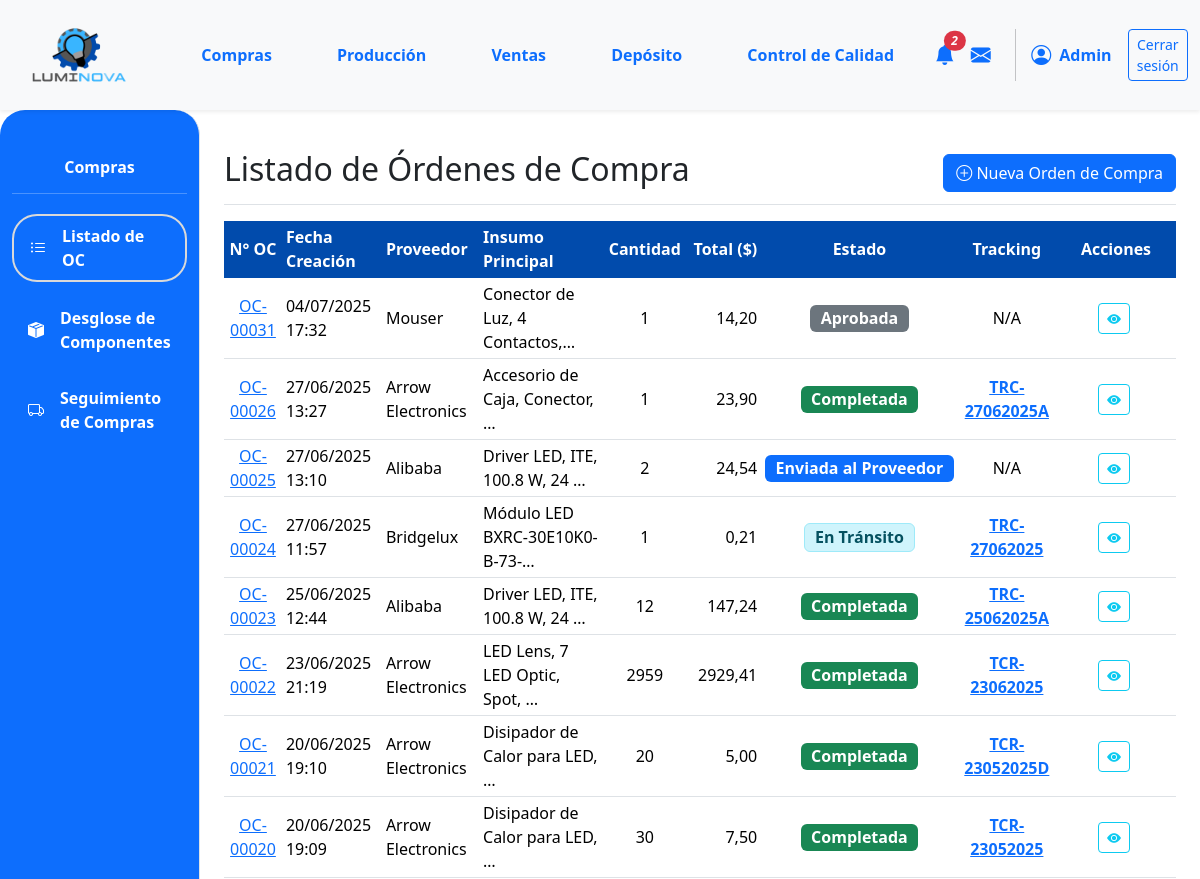
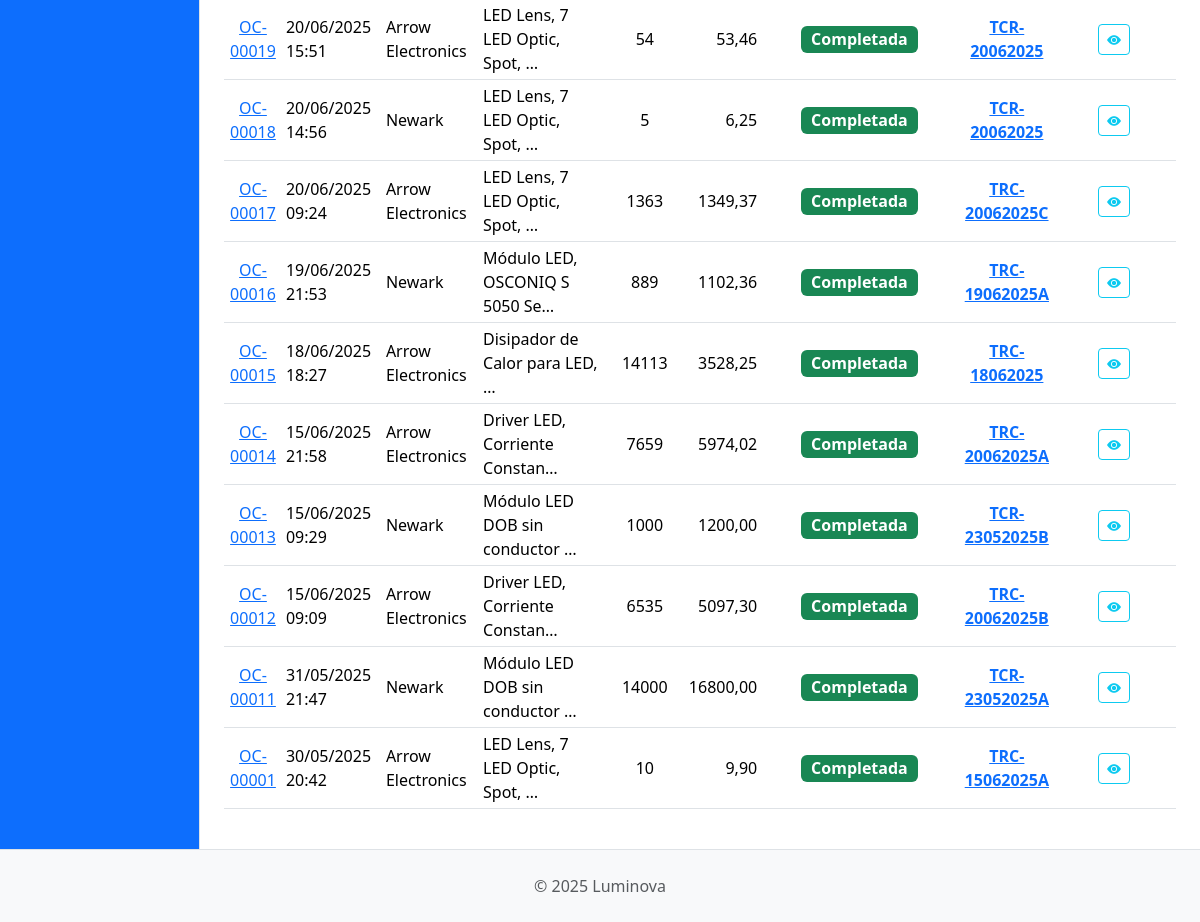
Page /compras/compras/ (signed in) on the committed database (2 pictures, top to bottom).
### App_LUMINOVA/models.py (models this page shows, shortened)
class Orden(models.Model):
    TIPO_ORDEN_CHOICES = [
        ("compra", "Orden de Compra"),
    ]
    ESTADO_ORDEN_COMPRA_CHOICES = [
        ("BORRADOR", "Borrador"),
        ("APROBADA", "Aprobada"),
        ("ENVIADA_PROVEEDOR", "Enviada al Proveedor"),
        ("CONFIRMADA_PROVEEDOR", "Confirmada por Proveedor"),
        ("EN_TRANSITO", "En Tránsito"),
        ("RECIBIDA_PARCIAL", "Recibida Parcialmente"),
        ("RECIBIDA_TOTAL", "Recibida Totalmente"),
        ("COMPLETADA", "Completada"),
        ("CANCELADA", "Cancelada"),
    ]
    numero_orden = models.CharField(
        max_length=20, unique=True, verbose_name="N° Orden de Compra"
    )
    tipo = models.CharField(max_length=20, choices=TIPO_ORDEN_CHOICES, default="compra")
    fecha_creacion = models.DateTimeField(default=timezone.now)
    proveedor = models.ForeignKey(
        Proveedor,
        on_delete=models.PROTECT,
        related_name="ordenes_de_compra_a_proveedor",
    )
    estado = models.CharField(
        max_length=30, choices=ESTADO_ORDEN_COMPRA_CHOICES, default="BORRADOR"
    )
    insumo_principal = models.ForeignKey(
        Insumo,
        on_delete=models.SET_NULL,
        null=True,
        blank=True,
        verbose_name="Insumo Principal",
    )
    cantidad_principal = models.PositiveIntegerField(
        null=True, blank=True, verbose_name="Cantidad Insumo Principal"
    )
    precio_unitario_compra = models.DecimalField(
        max_digits=10,
        decimal_places=2,
        null=True,
        blank=True,
        verbose_name="Precio Unit. Compra (de la oferta)",
    )
    total_orden_compra = models.DecimalField(
        max_digits=12, decimal_places=2, default=0.00
    )
    fecha_estimada_entrega = models.DateField(null=True, blank=True)
    numero_tracking = models.CharField(max_length=50, null=True, blank=True)
    notas = models.TextField(blank=True, null=True)

class Proveedor(models.Model):
    nombre = models.CharField(max_length=100, unique=True)
    contacto = models.CharField(max_length=100, blank=True)
    telefono = models.CharField(max_length=25, blank=True)
    email = models.EmailField(blank=True, null=True)

class Insumo(models.Model):
    descripcion = models.CharField(max_length=255)
    categoria = models.ForeignKey(
        CategoriaInsumo, on_delete=models.PROTECT, related_name="insumos"
    )
    fabricante = models.ForeignKey(
        Fabricante,
        on_delete=models.SET_NULL,
        null=True,
        blank=True,
        related_name="insumos_fabricados",
    )
    imagen = models.ImageField(null=True, blank=True, upload_to="insumos/")
    stock = models.IntegerField(default=0)
    cantidad_en_pedido = models.PositiveIntegerField(
        default=0, verbose_name="Cantidad en Pedido", blank=True, null=True
    )

### App_LUMINOVA/views.py (the view)
@login_required
def compras_lista_oc_view(request):
    ordenes_compra = (
        Orden.objects.filter(tipo="compra")
        .select_related(
            "proveedor",  # Si el campo se llama 'proveedor' en el modelo Orden
            "insumo_principal",  # Si el campo se llama 'insumo' en el modelo Orden
        )
        .order_by("-fecha_creacion")
    )
    context = {
        "ordenes_list": ordenes_compra,  # Nombre genérico para la plantilla
        "titulo_seccion": "Listado de Órdenes de Compra",
    }
    return render(request, "compras/compras_lista_oc.html", context)

### App_LUMINOVA/templates/compras/compras_lista_oc.html (shortened to what this page needs)
{% extends 'padre.html' %}
{% load static %}
{% load django_bootstrap5 %}
{% block sidebar_content %}
    {% include 'compras/compras_sidebar.html' %}
{% endblock %}
{% block content %}
<div class="d-flex justify-content-between flex-wrap flex-md-nowrap align-items-center pt-3 pb-2 mb-3 border-bottom">
    <h1 class="h2">{{ titulo_seccion }}</h1>
    <div class="btn-toolbar mb-2 mb-md-0">
        <a href="{% url 'App_LUMINOVA:compras_crear_oc' %}" class="btn btn-primary">
            <i class="bi bi-plus-circle"></i> Nueva Orden de Compra
        </a>
    </div>
</div>
<div class="table-responsive mt-3">
    <table class="table table-hover table-sm align-middle">
        <thead class="color-thead">
            <tr>
                <th class="text-center">N° OC</th>
                <th>Fecha Creación</th>
                <th>Proveedor</th>
                <th>Insumo Principal</th>
                <th class="text-center">Cantidad</th>
                <th class="text-end">Total ($)</th>
                <th class="text-center">Estado</th>
                <th class="text-center">Tracking</th>
                <th class="text-center" style="min-width: 120px;">Acciones</th>
            </tr>
        </thead>
        <tbody>
            {% for oc in ordenes_list %}
            <tr>
                <td class="text-center">
                    <a href="{% url 'App_LUMINOVA:compras_detalle_oc' oc.id %}">{{ oc.numero_orden }}</a>
                </td>
                <td>{{ oc.fecha_creacion|date:"d/m/Y H:i" }}</td>
                <td>{{ oc.proveedor.nombre|default_if_none:"N/A" }}</td>
                <td>{{ oc.insumo_principal.descripcion|default_if_none:"N/A"|truncatechars:30 }}</td>
                <td class="text-center">{{ oc.cantidad_principal|default_if_none:"-" }}</td>
                <td class="text-end">{{ oc.total_orden_compra|floatformat:2|default:"0.00" }}</td>
                <td class="text-center">
                    <span class="badge fs-6
                        {% if oc.estado == 'BORRADOR' %}bg-dark
                        {% elif oc.estado == 'PENDIENTE_APROBACION' %}bg-warning text-dark
                        {% elif oc.estado == 'APROBADA' %}bg-secondary
                        {% elif oc.estado == 'ENVIADA_PROVEEDOR' %}bg-primary
                        {% elif oc.estado == 'CONFIRMADA_PROVEEDOR' %}bg-primary-subtle text-primary-emphasis border border-primary-subtle
                        {% elif oc.estado == 'EN_TRANSITO' %}bg-info-subtle text-info-emphasis border border-info-subtle
                        {% elif oc.estado == 'RECIBIDA_PARCIAL' %}bg-success-subtle text-success-emphasis border border-success-subtle
                        {% elif oc.estado == 'RECIBIDA_TOTAL' %}bg-success
                        {% elif oc.estado == 'COMPLETADA' %}bg-success
                        {% elif oc.estado == 'CANCELADA' %}bg-dark
                        {% else %}bg-light text-dark{% endif %}">
                        {{ oc.get_estado_display }}
                    </span>
                </td>
                <td class="text-center">
                    {% if oc.numero_tracking %}
                        <a href="{% url 'App_LUMINOVA:compras_tracking_pedido' oc.id %}" class="fw-bold" title="Ver seguimiento de {{ oc.numero_orden }}">
                            {{ oc.numero_tracking }}
                        </a>
                    {% else %}
                        N/A
                    {% endif %}
                </td>
                <td class="text-center">
                    <a href="{% url 'App_LUMINOVA:compras_detalle_oc' oc.id %}" class="btn btn-sm btn-outline-info me-1" title="Ver Detalles de OC {{ oc.numero_orden }}">
                        <i class="bi bi-eye-fill"></i>
                    </a>
                </td>
            </tr>
            {% empty %}
            <tr>
                <td colspan="9" class="text-center fst-italic text-muted py-3">
                    No hay órdenes de compra registradas. Puede <a href="{% url 'App_LUMINOVA:compras_crear_oc' %}">crear una nueva</a>.
                </td>
            </tr>
            {% endfor %}
        </tbody>
    </table>
</div>
{% endblock %}

### App_LUMINOVA/templates/shared/header.html (shortened to what this page needs)
{% load static %}
<header>
    <nav class="navbar navbar-expand-lg navbar-light bg-light shadow-sm p-0">
        <div class="container-fluid d-flex align-items-center">
            <div class="col-md-3 col-lg-1">
                <a class="navbar-brand d-flex align-items-center ms-3" href="{% url 'App_LUMINOVA:dashboard' %}">
                    <img src="{% static 'img/logo.png' %}" alt="Luminova Logo" height="100" width="100" class="d-inline-block align-text-top me-2">
                </a>
            </div>
            <div class="collapse navbar-collapse" id="navbarContent" style="padding-left: 5%;">
                <ul class="navbar-nav mb-2 mb-lg-0 d-flex justify-content-around w-100">
                    <li class="nav-item"><a class="nav-link text-primary fw-bold" href="{% url 'App_LUMINOVA:compras_lista_oc' %} ">Compras</a></li>
                    <li class="nav-item"><a class="nav-link text-primary fw-bold" href="{% url 'App_LUMINOVA:produccion_principal' %}">Producción</a></li>
                    <li class="nav-item"><a class="nav-link text-primary fw-bold" href="{% url 'App_LUMINOVA:ventas_lista_ov' %}">Ventas</a></li>
                    <li class="nav-item"><a class="nav-link text-primary fw-bold" href="{% url 'App_LUMINOVA:deposito_view' %}">Depósito</a></li>
                    <li class="nav-item"><a class="nav-link text-primary fw-bold" href="{% url 'App_LUMINOVA:control_calidad_view' %}">Control de Calidad</a></li>
                </ul>
                <div class="navbar-nav ms-auto d-flex flex-row align-items-center">
                    {% if user.is_authenticated %}
                        <div class="nav-item dropdown">
                            <a class="nav-link px-2" href="#" role="button" data-bs-toggle="dropdown" aria-expanded="false" title="Notificaciones">
                                <i class="bi bi-bell-fill fs-5 position-relative text-primary">
                                    {% if total_notificaciones > 0 %}
                                    <span class="position-absolute top-0 start-100 translate-middle badge rounded-pill bg-danger" style="font-size: 0.6em;">{{ total_notificaciones }}</span>
                                    {% endif %}
                                </i>
                            </a>
                        </div>
                        <div class="nav-item">
                             <a class="nav-link px-2" href="#" title="Mensajes"><i class="bi bi-envelope-fill fs-5 text-primary"></i></a>
                        </div>
                        <div class="nav-item d-flex align-items-center">
                             <i class="bi bi-person-circle fs-5 text-primary"></i>
                             <span class="ms-2 fw-bold text-primary">{{ user.first_name|default:user.username|capfirst }}</span>
                        </div>
                        <div class="nav-item ms-3">
                            <a class="btn btn-outline-primary btn-sm" href="{% url 'App_LUMINOVA:logout' %}">Cerrar sesión</a>
                        </div>
                    {% endif %}
                </div>
            </div>
        </div>
    </nav>
</header>

### App_LUMINOVA/static/css/custom.css (style rules this page uses)
html, body { height: 100%; margin: 0; }
body { display: flex; flex-direction: column; min-height: 100vh; }
.table > thead.color-thead { --bs-table-color: white; background-color: #014BAC !important; color: white !important; border-color: #014BAC !important; }
.table > thead.color-thead > tr > th { color: inherit !important; vertical-align: middle !important; }

### App_LUMINOVA/templates/compras/compras_lista_oc.html (style rules this page uses)
.color-thead th { background-color: #014BAC !important; color: white !important; vertical-align: middle; }

### rows in the picture
Orden: numero_orden "OC-00031", fecha_creacion "04/07/2025 17:32", proveedor.nombre "Mouser", insumo_principal.descripcion "Conector de Luz, 4 Contactos,…", cantidad_principal "1", total_orden_compra "14,20", estado "Aprobada", shows "N/A"
Orden: numero_orden "OC-00026", fecha_creacion "27/06/2025 13:27", proveedor.nombre "Arrow Electronics", insumo_principal.descripcion "Accesorio de Caja, Conector, …", cantidad_principal "1", total_orden_compra "23,90", estado "Completada", numero_tracking "TRC-27062025A"
Orden: numero_orden "OC-00025", fecha_creacion "27/06/2025 13:10", proveedor.nombre "Alibaba", insumo_principal.descripcion "Driver LED, ITE, 100.8 W, 24 …", cantidad_principal "2", total_orden_compra "24,54", estado "Enviada al Proveedor", shows "N/A"
Orden: numero_orden "OC-00024", fecha_creacion "27/06/2025 11:57", proveedor.nombre "Bridgelux", insumo_principal.descripcion "Módulo LED BXRC-30E10K0-B-73-…", cantidad_principal "1", total_orden_compra "0,21", estado "En Tránsito", numero_tracking "TRC-27062025"
Orden: numero_orden "OC-00023", fecha_creacion "25/06/2025 12:44", proveedor.nombre "Alibaba", insumo_principal.descripcion "Driver LED, ITE, 100.8 W, 24 …", cantidad_principal "12", total_orden_compra "147,24", estado "Completada", numero_tracking "TRC-25062025A"
Orden: numero_orden "OC-00022", fecha_creacion "23/06/2025 21:19", proveedor.nombre "Arrow Electronics", insumo_principal.descripcion "LED Lens, 7 LED Optic, Spot, …", cantidad_principal "2959", total_orden_compra "2929,41", estado "Completada", numero_tracking "TCR-23062025"
Orden: numero_orden "OC-00021", fecha_creacion "20/06/2025 19:10", proveedor.nombre "Arrow Electronics", insumo_principal.descripcion "Disipador de Calor para LED, …", cantidad_principal "20", total_orden_compra "5,00", estado "Completada", numero_tracking "TCR-23052025D"
Orden: numero_orden "OC-00020", fecha_creacion "20/06/2025 19:09", proveedor.nombre "Arrow Electronics", insumo_principal.descripcion "Disipador de Calor para LED, …", cantidad_principal "30", total_orden_compra "7,50", estado "Completada", numero_tracking "TCR-23052025"
Orden: numero_orden "OC-00019", fecha_creacion "20/06/2025 15:51", proveedor.nombre "Arrow Electronics", insumo_principal.descripcion "LED Lens, 7 LED Optic, Spot, …", cantidad_principal "54", total_orden_compra "53,46", estado "Completada", numero_tracking "TCR-20062025"
Orden: numero_orden "OC-00018", fecha_creacion "20/06/2025 14:56", proveedor.nombre "Newark", insumo_principal.descripcion "LED Lens, 7 LED Optic, Spot, …", cantidad_principal "5", total_orden_compra "6,25", estado "Completada", numero_tracking "TCR-20062025"
Orden: numero_orden "OC-00017", fecha_creacion "20/06/2025 09:24", proveedor.nombre "Arrow Electronics", insumo_principal.descripcion "LED Lens, 7 LED Optic, Spot, …", cantidad_principal "1363", total_orden_compra "1349,37", estado "Completada", numero_tracking "TRC-20062025C"
Orden: numero_orden "OC-00016", fecha_creacion "19/06/2025 21:53", proveedor.nombre "Newark", insumo_principal.descripcion "Módulo LED, OSCONIQ S 5050 Se…", cantidad_principal "889", total_orden_compra "1102,36", estado "Completada", numero_tracking "TRC-19062025A"
Orden: numero_orden "OC-00015", fecha_creacion "18/06/2025 18:27", proveedor.nombre "Arrow Electronics", insumo_principal.descripcion "Disipador de Calor para LED, …", cantidad_principal "14113", total_orden_compra "3528,25", estado "Completada", numero_tracking "TRC-18062025"
Orden: numero_orden "OC-00014", fecha_creacion "15/06/2025 21:58", proveedor.nombre "Arrow Electronics", insumo_principal.descripcion "Driver LED, Corriente Constan…", cantidad_principal "7659", total_orden_compra "5974,02", estado "Completada", numero_tracking "TRC-20062025A"
Orden: numero_orden "OC-00013", fecha_creacion "15/06/2025 09:29", proveedor.nombre "Newark", insumo_principal.descripcion "Módulo LED DOB sin conductor …", cantidad_principal "1000", total_orden_compra "1200,00", estado "Completada", numero_tracking "TCR-23052025B"
Orden: numero_orden "OC-00012", fecha_creacion "15/06/2025 09:09", proveedor.nombre "Arrow Electronics", insumo_principal.descripcion "Driver LED, Corriente Constan…", cantidad_principal "6535", total_orden_compra "5097,30", estado "Completada", numero_tracking "TRC-20062025B"
Orden: numero_orden "OC-00011", fecha_creacion "31/05/2025 21:47", proveedor.nombre "Newark", insumo_principal.descripcion "Módulo LED DOB sin conductor …", cantidad_principal "14000", total_orden_compra "16800,00", estado "Completada", numero_tracking "TCR-23052025A"
Orden: numero_orden "OC-00001", fecha_creacion "30/05/2025 20:42", proveedor.nombre "Arrow Electronics", insumo_principal.descripcion "LED Lens, 7 LED Optic, Spot, …", cantidad_principal "10", total_orden_compra "9,90", estado "Completada", numero_tracking "TRC-15062025A"

### other values in the picture
{{ total_notificaciones }} "2"
{{ user.first_name|default:user.username|capfirst }} "Admin"
{{ titulo_seccion }} "Listado de Órdenes de Compra"
